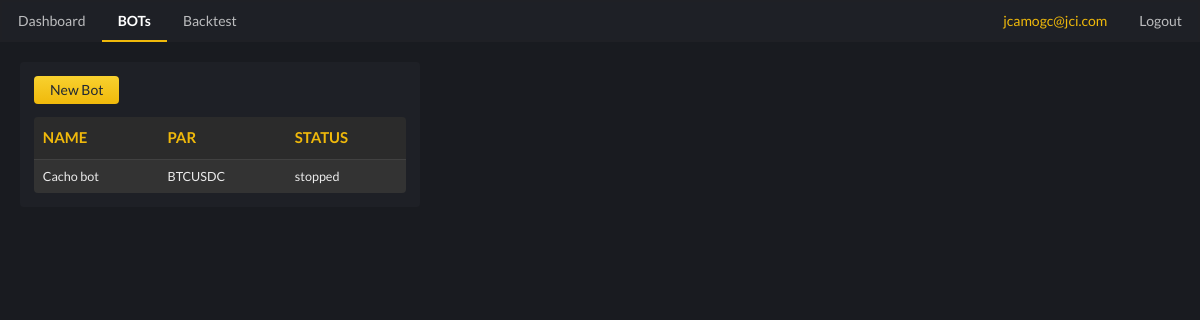
/bots (signed in), run on the app's committed database.
### models.py (models this page shows)
class User(db.Model, UserMixin):
	id = db.Column(db.Integer, primary_key=True)
	email = db.Column(db.String(200), unique=True)
	password = db.Column(db.String(50))
	bots = db.relationship('Bots')

class Bots(db.Model):
	id = db.Column(db.Integer, primary_key=True)
	user_id = db.Column(db.Integer, db.ForeignKey('user.id'))
	name = db.Column(db.String(50))
	status = db.Column(db.String(20))
	starting_capital = db.Column(db.Float)
	current_wallet = db.Column(db.Float)
	par1 = db.Column(db.String(15))
	par2 = db.Column(db.String(15))
	par = db.Column(db.String(15))

### views.py (the view)
@views.route('/bots')
@login_required
def bots():
	user_bots = Bots.query.filter_by(user_id = current_user.id)
	return render_template('bots.html',
		title=APP,
		navbar = [
			{
				'text': 'Dashboard',
				'href': '/',
				'active': False
			},
			{
				'text': 'BOTs',
				'href': '#',
				'active': True
			},
			{
				'text': 'Backtest',
				'href': '/backtest',
				'active': False
			}
		],
		user_bots = user_bots
	)

### __init__.py (called while the page is built)
def create_app():
	app = Flask(__name__)
	app.config['SECRET_KEY'] = config_api.APP_SECRET_KEY
	app.config['SQLALCHEMY_DATABASE_URI'] = f'sqlite:///{DB_NAME}'
	app.config['SQLALCHEMY_TRACK_MODIFICATIONS'] = False
	db.init_app(app)
	from .views import views
	from .auth import auth
	app.register_blueprint(views, url_prefix='/')
	app.register_blueprint(auth, url_prefix='/')
	from .models import User
	create_db(app)
	login_manager = LoginManager()
	login_manager.login_view = 'auth.login'
	login_manager.init_app(app)
	@login_manager.user_loader
	def load_user(user_id):
	    return User.query.get(user_id)
	return app

@app.context_processor
def precision_filter():
	def _precision_filter(num, precision):
		return round(num, precision)
	return dict(precision_filter=_precision_filter)

@app.before_request
def before_request():
	g.bots = bots
	g.infinite_thread = infinite_thread

### templates/bots.html
{% extends "layout.html" %}
{% block content %}
<div id="index_div" style="margin: 20px;" class="ui inverted colorBarras segment tope-width">
	<button onclick="location.href='/new_bot'" class="botonBinance">New Bot</button>
	<table class="ui inverted very small compact unstackable table">
		<thead>
			<th><h4 class="colorTextoBinance">NAME</h4></th>
			<th><h4 class="colorTextoBinance">PAR</h4></th>
			<th><h4 class="colorTextoBinance">STATUS</h4></th>
		</thead>
		{% if user_bots.first() == None %}
			<td colspan="3">No Bots</td>
		{% else %}
		{% for bot in user_bots %}
		<tr>
			<td>{{ bot.name }}</td>
			<td>{{ bot.par }}</td>
			<td>{{ bot.status }}</td>
		</tr>
		{% endfor %}
	 	{% endif %}
	</table>
</div>
</body>
{% endblock content %}

### templates/layout.html (shortened to what this page needs)
<!DOCTYPE html>
<html>
<head>
	<link rel="stylesheet" href="https://cdn.jsdelivr.net/npm/semantic-ui@2.4.2/dist/semantic.min.css">
	<link rel="stylesheet" type="text/css" href="{{ url_for('static', filename='bot-css.css') }}">
</head>
<body id="body" class="colorFondo">
<div class="ui secondary pointing inverted menu colorBarras">
  {% for item in navbar %}
  <a class="item {% if item['active'] == True %} active {% endif %}" href="{{ item['href'] }}">
    {{ item['text'] }}
  </a>
  {% endfor %}
  {% if current_user.is_authenticated %}
  <div class="right menu">
    <p class="ui item hideOnPhone" style="color: rgb(240, 185, 11) !important;">
      {{ current_user.email }}
    </p>
    <a class="ui item" href="/logout">
      Logout
    </a>
  </div>
  {% endif %}
</div>
{% block content %}
{% endblock %}
</html>

### static/bot-css.css (style rules this page uses)
.colorFondo { background-color: rgba(25, 27, 32,1)!important; }
.colorBarras { background-color: rgba(30, 32, 38, 1)!important; }
.colorTextoBinance { color: rgb(240, 185, 11)!important; }
.botonBinance { background-image: linear-gradient(rgb(248, 209, 47) 0%, rgb(240, 185, 11) 100%); color: rgb(33, 40, 51); padding: 6px 16px; border: none; border-radius: 4px; font-family: Lato; }
.active.item { border-color: rgb(240, 185, 11)!important; }
@media (min-width: 861px) { .tope-width { width: 400px; } }

### data on the page
User: email "jcamogc@jci.com"
Bots: name "Cacho bot", par "BTCUSDC", status "stopped"

### other printed values
{{ item['text'] }} "Dashboard" "BOTs" "Backtest"
